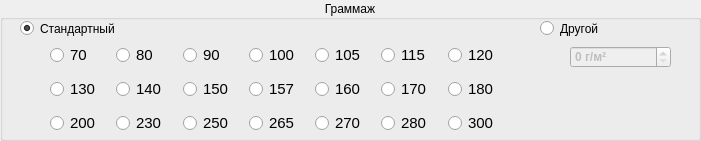
   <widget class="QGroupBox" name="gbWeight">
    <property name="geometry">
     <rect>
      <x>20</x>
      <y>410</y>
      <width>701</width>
      <height>141</height>
     </rect>
    </property>
    <property name="title">
     <string>Граммаж</string>
    </property>
    <property name="alignment">
     <set>Qt::AlignCenter</set>
    </property>
    <widget class="QRadioButton" name="rbStandardWeight">
     <property name="geometry">
      <rect>
       <x>20</x>
       <y>20</y>
       <width>111</width>
       <height>17</height>
      </rect>
     </property>
     <property name="text">
      <string>Стандартный</string>
     </property>
     <property name="checked">
      <bool>true</bool>
     </property>
     <attribute name="buttonGroup">
      <string notr="true">bgPaperWeight</string>
     </attribute>
    </widget>
    <widget class="QRadioButton" name="rbCustomWeight">
     <property name="geometry">
      <rect>
       <x>540</x>
       <y>20</y>
       <width>61</width>
       <height>17</height>
      </rect>
     </property>
     <property name="text">
      <string>Другой</string>
     </property>
     <attribute name="buttonGroup">
      <string notr="true">bgPaperWeight</string>
     </attribute>
    </widget>
    <widget class="QSpinBox" name="sbCustomWeight">
     <property name="enabled">
      <bool>false</bool>
     </property>
     <property name="geometry">
      <rect>
       <x>570</x>
       <y>46</y>
       <width>101</width>
       <height>22</height>
      </rect>
     </property>
     <property name="font">
      <font>
       <pointsize>9</pointsize>
       <bold>true</bold>
      </font>
     </property>
     <property name="suffix">
      <string> г/м²</string>
     </property>
     <property name="singleStep">
      <number>10</number>
     </property>
     <property name="stepType">
      <enum>QAbstractSpinBox::AdaptiveDecimalStepType</enum>
     </property>
    </widget>
    <widget class="QWidget" name="gridLayoutWidget_9">
     <property name="geometry">
      <rect>
       <x>50</x>
       <y>43</y>
       <width>458</width>
       <height>94</height>
      </rect>
     </property>
     <layout class="QGridLayout" name="gridLayout_3">
      <property name="verticalSpacing">
       <number>10</number>
      </property>
      <item row="2" column="2">
       <widget class="QRadioButton" name="rb250gm">
        <property name="font">
         <font>
          <pointsize>11</pointsize>
         </font>
        </property>
        <property name="text">
         <string>250</string>
        </property>
        <attribute name="buttonGroup">
         <string notr="true">bgStandardPaperWeight</string>
        </attribute>
       </widget>
      </item>
      <item row="2" column="1">
       <widget class="QRadioButton" name="rb230gm">
        <property name="font">
         <font>
          <pointsize>11</pointsize>
         </font>
        </property>
        <property name="text">
         <string>230</string>
        </property>
        <attribute name="buttonGroup">
         <string notr="true">bgStandardPaperWeight</string>
        </attribute>
       </widget>
      </item>
      <item row="1" column="5">
       <widget class="QRadioButton" name="rb170gm">
        <property name="font">
         <font>
          <pointsize>11</pointsize>
         </font>
        </property>
        <property name="text">
         <string>170</string>
        </property>
        <attribute name="buttonGroup">
         <string notr="true">bgStandardPaperWeight</string>
        </attribute>
       </widget>
      </item>
      <item row="1" column="6">
       <widget class="QRadioButton" name="rb180gm">
        <property name="font">
         <font>
          <pointsize>11</pointsize>
         </font>
        </property>
        <property name="text">
         <string>180</string>
        </property>
        <attribute name="buttonGroup">
         <string notr="true">bgStandardPaperWeight</string>
        </attribute>
       </widget>
      </item>
      <item row="1" column="4">
       <widget class="QRadioButton" name="rb160gm">
        <property name="font">
         <font>
          <pointsize>11</pointsize>
         </font>
        </property>
        <property name="text">
         <string>160</string>
        </property>
        <attribute name="buttonGroup">
         <string notr="true">bgStandardPaperWeight</string>
        </attribute>
       </widget>
      </item>
      <item row="1" column="3">
       <widget class="QRadioButton" name="rb157gm">
        <property name="font">
         <font>
          <pointsize>11</pointsize>
         </font>
        </property>
        <property name="text">
         <string>157</string>
        </property>
        <attribute name="buttonGroup">
         <string notr="true">bgStandardPaperWeight</string>
        </attribute>
       </widget>
      </item>
      <item row="1" column="2">
       <widget class="QRadioButton" name="rb150gm">
        <property name="font">
         <font>
          <pointsize>11</pointsize>
         </font>
        </property>
        <property name="text">
         <string>150</string>
        </property>
        <attribute name="buttonGroup">
         <string notr="true">bgStandardPaperWeight</string>
        </attribute>
       </widget>
      </item>
      <item row="1" column="1">
       <widget class="QRadioButton" name="rb140gm">
        <property name="font">
         <font>
          <pointsize>11</pointsize>
         </font>
        </property>
        <property name="text">
         <string>140</string>
        </property>
        <attribute name="buttonGroup">
         <string notr="true">bgStandardPaperWeight</string>
        </attribute>
       </widget>
      </item>
      <item row="1" column="0">
       <widget class="QRadioButton" name="rb130gm">
        <property name="font">
         <font>
          <pointsize>11</pointsize>
         </font>
        </property>
        <property name="text">
         <string>130</string>
        </property>
        <attribute name="buttonGroup">
         <string notr="true">bgStandardPaperWeight</string>
        </attribute>
       </widget>
      </item>
      <item row="0" column="6">
       <widget class="QRadioButton" name="rb120gm">
        <property name="font">
         <font>
          <pointsize>11</pointsize>
         </font>
        </property>
        <property name="text">
         <string>120</string>
        </property>
        <attribute name="buttonGroup">
         <string notr="true">bgStandardPaperWeight</string>
        </attribute>
       </widget>
      </item>
      <item row="0" column="5">
       <widget class="QRadioButton" name="rb115gm">
        <property name="font">
         <font>
          <pointsize>11</pointsize>
         </font>
        </property>
        <property name="text">
         <string>115</string>
        </property>
        <attribute name="buttonGroup">
         <string notr="true">bgStandardPaperWeight</string>
        </attribute>
       </widget>
      </item>
      <item row="0" column="4">
       <widget class="QRadioButton" name="rb105gm">
        <property name="font">
         <font>
          <pointsize>11</pointsize>
         </font>
        </property>
        <property name="text">
         <string>105</string>
        </property>
        <attribute name="buttonGroup">
         <string notr="true">bgStandardPaperWeight</string>
        </attribute>
       </widget>
      </item>
      <item row="0" column="3">
       <widget class="QRadioButton" name="rb100gm">
        <property name="font">
         <font>
          <pointsize>11</pointsize>
         </font>
        </property>
        <property name="text">
         <string>100</string>
        </property>
        <attribute name="buttonGroup">
         <string notr="true">bgStandardPaperWeight</string>
        </attribute>
       </widget>
      </item>
      <item row="0" column="2">
       <widget class="QRadioButton" name="rb90gm">
        <property name="font">
         <font>
          <pointsize>11</pointsize>
         </font>
        </property>
        <property name="text">
         <string>90</string>
        </property>
        <attribute name="buttonGroup">
         <string notr="true">bgStandardPaperWeight</string>
        </attribute>
       </widget>
      </item>
      <item row="0" column="1">
       <widget class="QRadioButton" name="rb80gm">
        <property name="font">
         <font>
          <pointsize>11</pointsize>
         </font>
        </property>
        <property name="text">
         <string>80</string>
        </property>
        <attribute name="buttonGroup">
         <string notr="true">bgStandardPaperWeight</string>
        </attribute>
       </widget>
      </item>
      <item row="0" column="0">
       <widget class="QRadioButton" name="rb70gm">
        <property name="font">
         <font>
          <pointsize>11</pointsize>
         </font>
        </property>
        <property name="text">
         <string>70</string>
        </property>
        <attribute name="buttonGroup">
         <string notr="true">bgStandardPaperWeight</string>
        </attribute>
       </widget>
      </item>
      <item row="2" column="0">
       <widget class="QRadioButton" name="rb200gm">
        <property name="font">
         <font>
          <pointsize>11</pointsize>
         </font>
        </property>
        <property name="text">
         <string>200</string>
        </property>
        <attribute name="buttonGroup">
         <string notr="true">bgStandardPaperWeight</string>
        </attribute>
       </widget>
      </item>
      <item row="2" column="6">
       <widget class="QRadioButton" name="rb300gm">
        <property name="font">
         <font>
          <pointsize>11</pointsize>
         </font>
        </property>
        <property name="text">
         <string>300</string>
        </property>
        <attribute name="buttonGroup">
         <string notr="true">bgStandardPaperWeight</string>
        </attribute>
       </widget>
      </item>
      <item row="2" column="5">
       <widget class="QRadioButton" name="rb280gm">
        <property name="font">
         <font>
          <pointsize>11</pointsize>
         </font>
        </property>
        <property name="text">
         <string>280</string>
        </property>
        <attribute name="buttonGroup">
         <string notr="true">bgStandardPaperWeight</string>
        </attribute>
       </widget>
      </item>
      <item row="2" column="4">
       <widget class="QRadioButton" name="rb270gm">
        <property name="font">
         <font>
          <pointsize>11</pointsize>
         </font>
        </property>
        <property name="text">
         <string>270</string>
        </property>
        <attribute name="buttonGroup">
         <string notr="true">bgStandardPaperWeight</string>
        </attribute>
       </widget>
      </item>
      <item row="2" column="3">
       <widget class="QRadioButton" name="rb265gm">
        <property name="font">
         <font>
          <pointsize>11</pointsize>
         </font>
        </property>
        <property name="text">
         <string>265</string>
        </property>
        <attribute name="buttonGroup">
         <string notr="true">bgStandardPaperWeight</string>
        </attribute>
       </widget>
      </item>
     </layout>
    </widget>
   </widget>
